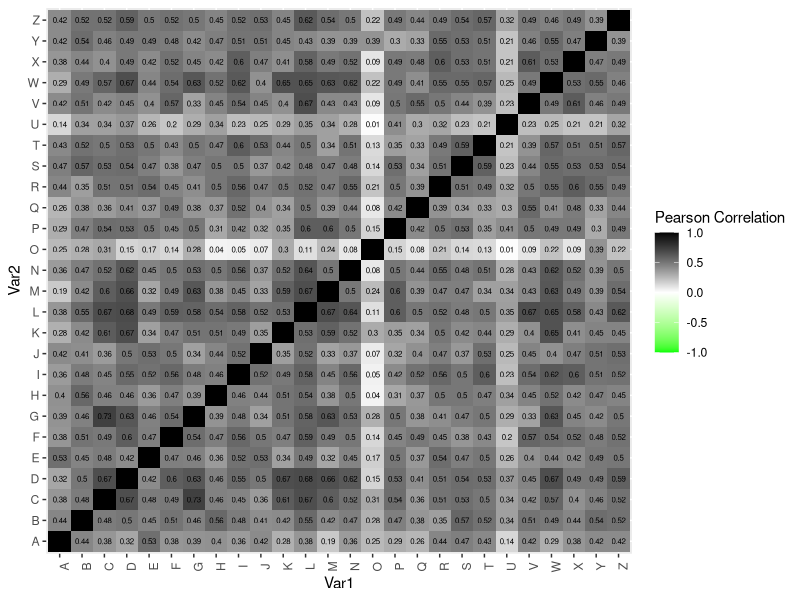
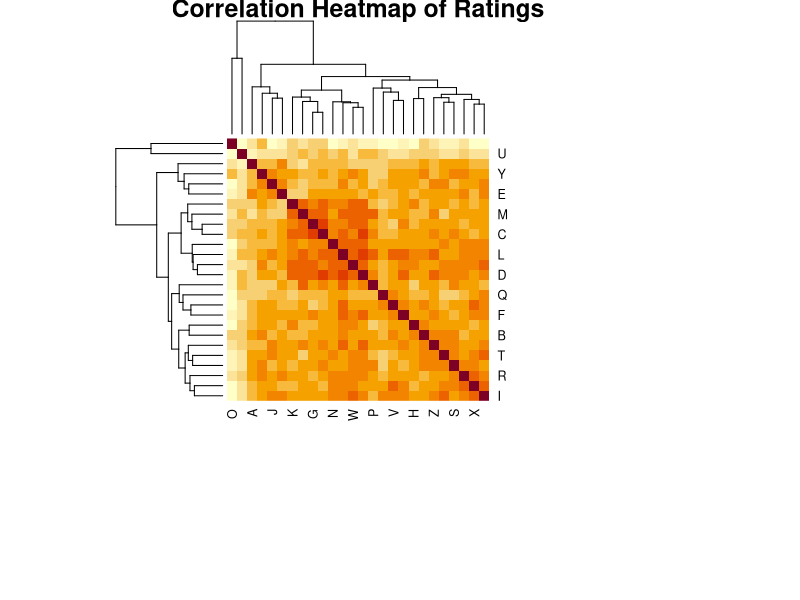
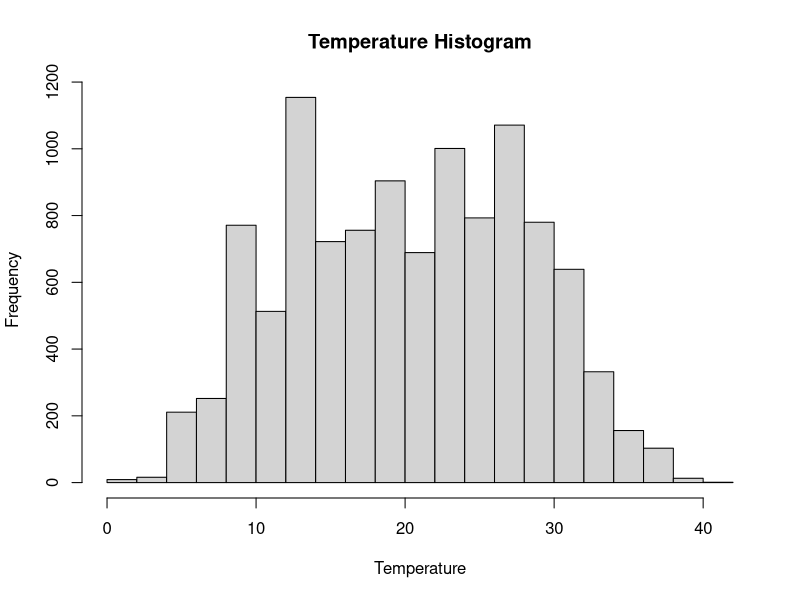
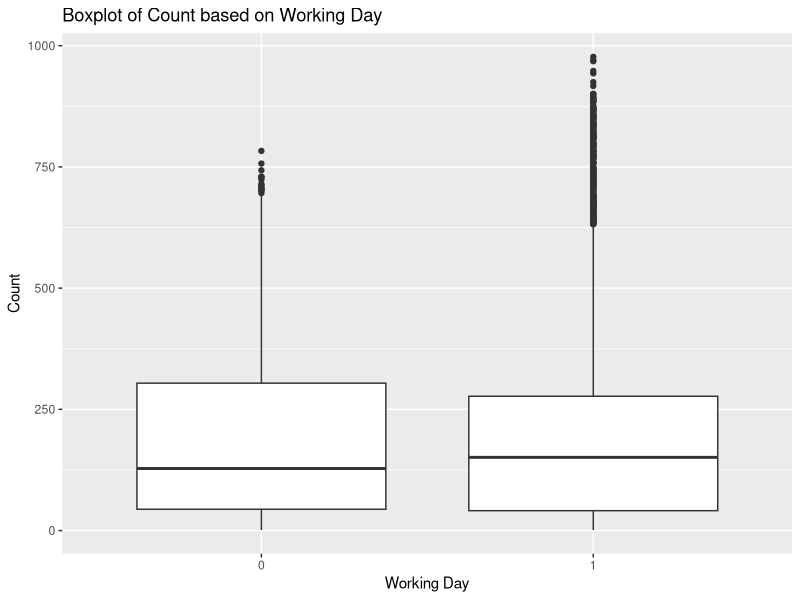
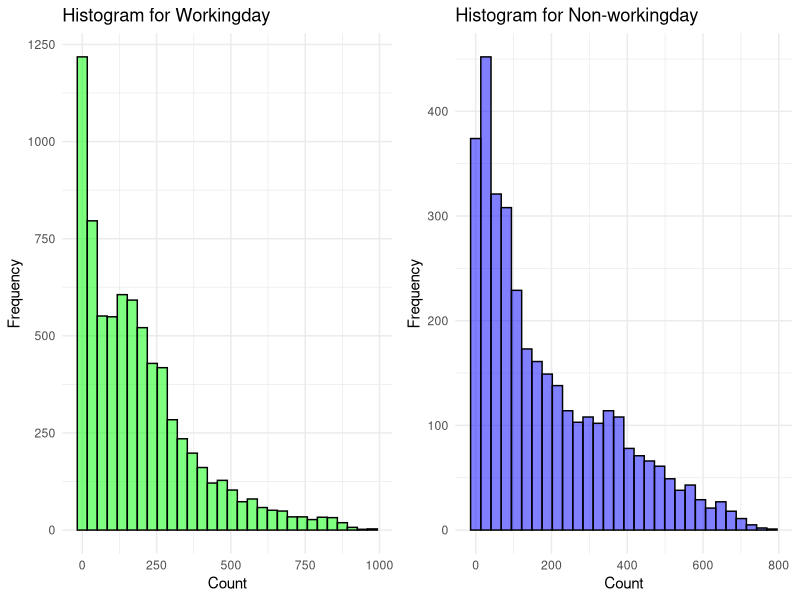
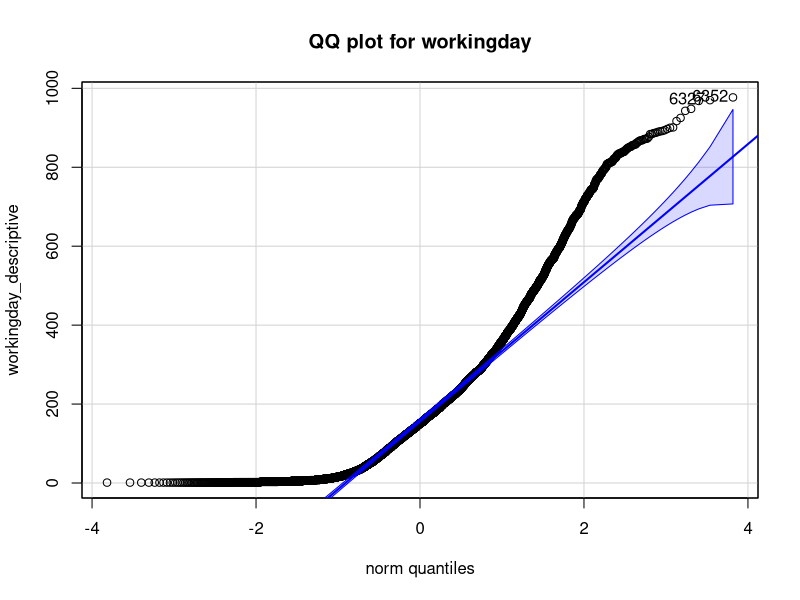
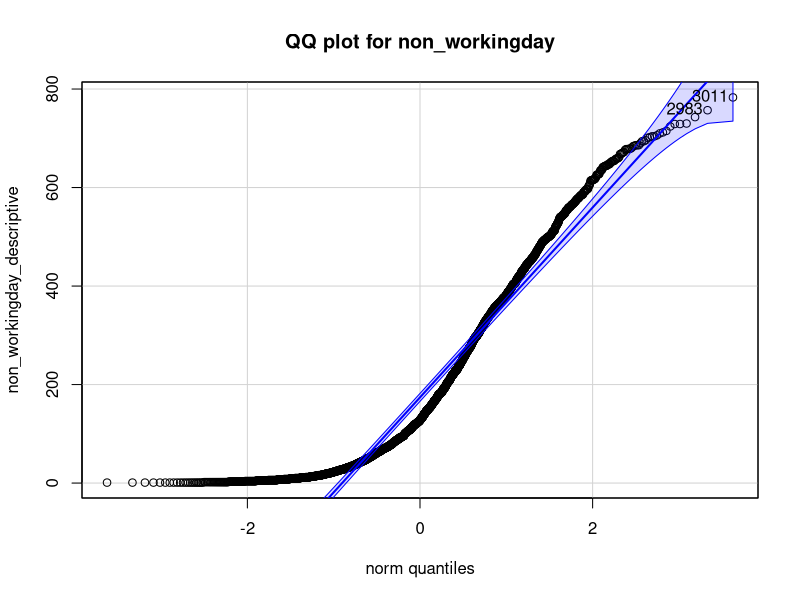
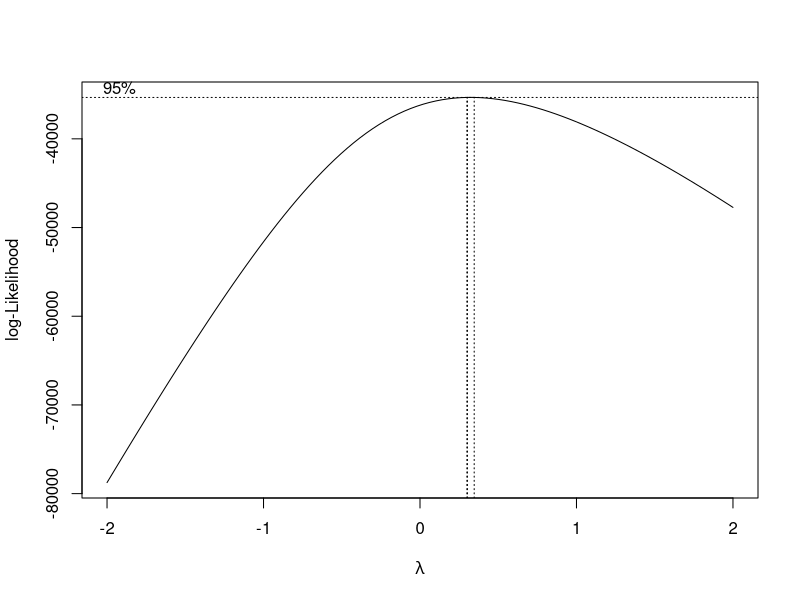

The R script that drew these images, in order: (Note: this script raises an error after producing the figures.)
## ---- chunk 1
knitr::opts_chunk$set(echo = TRUE, warning=FALSE, message=FALSE)
## ---- chunk 2
library(readxl)
data <- readxl::read_excel("BRSM_Assignment_Datasets.xlsx", sheet = 1)
print(data)
## ---- chunk 3
library(reshape2)
library(ggplot2)
correlation_matrix <- round(cor(data), 2)
melted_correlation <- melt(correlation_matrix)
ggplot(data = melted_correlation, aes(x = Var1, y = Var2, fill = value)) +
  geom_tile() +
  geom_text(aes(label = value), size = 2) +
  scale_fill_gradient2(low = "green", high = "black",
                       limit = c(-1, 1), name = "Pearson Correlation") +
  theme(axis.text.x = element_text(angle = 90))
## ---- chunk 4
ratings <- data[, 1:26]
correlation_matrix <- cor(ratings)
heatmap(correlation_matrix, 
        symm = TRUE, 
        margins = c(12, 12),
        main = "Correlation Heatmap of Ratings")
## ---- chunk 5
outlier <- which.min(apply(correlation_matrix, 1, function(x) sum(x)))
outlier_label <- LETTERS[outlier]
cat("Outlier participant:", outlier_label, "\n")
## ---- chunk 6
library(psych)
data <- readxl::read_excel("BRSM_Assignment_Datasets.xlsx", sheet = 2)
js_items <- data[, c("JS1", "JS2", "JS3", "JS4")]
print(js_items)
jp_items <- data[, c("JP1", "JP2", "JP3", "JP4")]
print(jp_items)
## ---- chunk 7
calculate_alpha <- function(items) {
  cor_matrix <- cor(items, method = "spearman")
  mean_corr <- mean(cor_matrix[lower.tri(cor_matrix)])
  num_items <- ncol(items)
  alpha <- (num_items * mean_corr) / (1 + (num_items - 1) * mean_corr)
  return(alpha)
}
## ---- chunk 8
alpha_js <- calculate_alpha(js_items)
cat("Cronbach's Alpha for Job Satisfaction (JS):", alpha_js, "\n")
cat("For Job Satisfaction (JS):\n")
cat("Cronbach's Alpha:", alpha_js, "\n")
if (alpha_js >= 0.7) {
  cat("The internal consistency of the JS items is considered acceptable as Cronbach's Alpha is above 0.7.\n")
} else {
  cat("The internal consistency of the JS items is considered poor as Cronbach's Alpha is below 0.7.\n")

}
## ---- chunk 9
alpha_jp <- calculate_alpha(jp_items)
cat("Cronbach's Alpha for Job Performance (JP):", alpha_jp, "\n")
cat("\nFor Job Performance (JP):\n")
cat("Cronbach's Alpha:", alpha_jp, "\n")
if (alpha_jp >= 0.7) {
  cat("The internal consistency of the JP items is considered acceptable as Cronbach's Alpha is above 0.7.\n")
} else {
  cat("The internal consistency of the JP items is considered poor as Cronbach's Alpha is below 0.7.\n")
}

## ---- chunk 10
library(readxl)
df <- readxl::read_excel("BRSM_Assignment_Datasets.xlsx", sheet = 3)

datetime_column <- df$datetime
season_column <- df$season
holiday_column <- df$holiday
workingday_column <- df$workingday
weather_column <- df$weather
temp_column <- df$temp
atemp_column <- df$atemp
humidity_column <- df$humidity
windspeed_column <- df$windspeed
casual_column <- df$casual
registered_column <- df$registered
count_column <- df$count

summary(df)

hist(df$temp, main="Temperature Histogram", xlab="Temperature")
## ---- chunk 11
# STEP-1 : Set up Null Hypothesis
# Null Hypothesis ( H0 ) - Working Day does not have any effect on the number of electric cycles rented.
# Alternate Hypothesis ( HA ) - Working Day has some effect on the number of electric cycles rented

# STEP-2 : Checking for basic assumptions for the hypothesis
# Distribution check using QQ Plot
# Homogeneity of Variances using Levene's test

# STEP-3: Define Test statistics; Distribution of T under H0.
# If the assumptions of T Test are met then we can proceed performing T Test for independent samples else we will perform the non-parametric test equivalent to T Test for independent sample i.e., Mann-Whitney U rank test for two independent samples.

# STEP-4: Compute the p-value and fix value of alpha.
# We set our alpha to be 0.05

# STEP-5: Compare p-value and alpha.
# Based on p-value, we will accept or reject H0.
# p-val > alpha : Accept H0
# p-val < alpha : Reject H0

# Visual Tests to know if the samples follow a normal distribution

library(ggplot2)
library(car)

# Visualizing descriptive statistics
workingday_descriptive <- df[df$workingday == 1, "count"]
non_workingday_descriptive <- df[df$workingday == 0, "count"]

ggplot(df, aes(x = factor(workingday), y = count)) +
  geom_boxplot() +
  labs(x = "Working Day", y = "Count") +
  ggtitle("Boxplot of Count based on Working Day")
## ---- chunk 12
library(ggplot2)
library(car)
library(gridExtra)
workingday_descriptive <- df$count[df$workingday == 1]
non_workingday_descriptive <- df$count[df$workingday == 0]

hist_workingday <- ggplot(data = NULL, aes(x = workingday_descriptive)) +
  geom_histogram(fill = "green", color = "black", bins = 30, alpha = 0.5) +
  labs(title = "Histogram for Workingday", x = "Count", y = "Frequency") +
  theme_minimal()

hist_non_workingday <- ggplot(data = NULL, aes(x = non_workingday_descriptive)) +
  geom_histogram(fill = "blue", color = "black", bins = 30, alpha = 0.5) +
  labs(title = "Histogram for Non-workingday", x = "Count", y = "Frequency") +
  theme_minimal()

grid.arrange(hist_workingday, hist_non_workingday, ncol = 2)
## ---- chunk 13
workingday_descriptive <- workingday_descriptive[!is.na(workingday_descriptive)]
qqPlot(workingday_descriptive, main = "QQ plot for workingday")
non_workingday_descriptive <- non_workingday_descriptive[!is.na(non_workingday_descriptive)]
qqPlot(non_workingday_descriptive, main = "QQ plot for non_workingday")
## ---- chunk 14
workingday_descriptive_shapiro <- workingday_descriptive[1:5000]  
non_workingday_descriptive_shapiro <- non_workingday_descriptive[1:5000]
shapiro.test(workingday_descriptive_shapiro)
shapiro.test(non_workingday_descriptive_shapiro)
## ---- chunk 15
library(MASS)
subset_workingday <- subset(df, workingday == 1)
transformed_workingday <- boxcox(count ~ 1, data = subset_workingday)$x
shapiro_test <- shapiro.test(transformed_workingday)
p_value <- shapiro_test$p.value
cat("p-value:", p_value, "\n")
if (p_value < 0.05) {
  cat("The sample does not follow normal distribution\n")
} else {
  cat("The sample follows normal distribution\n")
}
## ---- chunk 16
library(MASS)
subset_non_workingday <- subset(df, workingday == 0)
transformed_non_workingday <- boxcox(count ~ 1, data = subset_non_workingday)$x
shapiro_test <- shapiro.test(transformed_non_workingday)
p_value <- shapiro_test$p.value
cat("p-value:", p_value, "\n")
if (p_value < 0.05) {
  cat("The sample does not follow normal distribution\n")
} else {
  cat("The sample follows normal distribution\n")
}
## ---- chunk 17
# Null Hypothesis(H0) - Homogeneous Variance
# Alternate Hypothesis(HA) - Non-Homogeneous Variance
leveneTest(count ~ workingday, data = df)

# Ho : Mean no.of electric cycles rented is same for working and non-working days
# Ha : Mean no.of electric cycles rented is not the same for working and non-working days
# Assuming a significance Level to be 0.05
# Test statistics : Mann-Whitney U rank test for two independent samples

wilcox.test(count ~ workingday, data = df)
